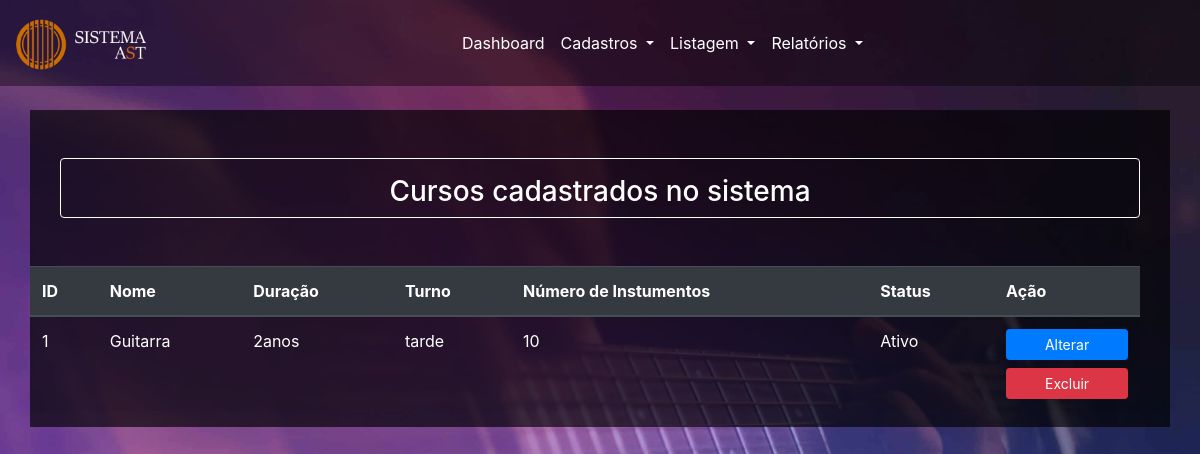
Screenshot of /listagemCurso.php with the database file from the repository.
### tables this page shows
CREATE TABLE `curso` (
  `id` int(11) NOT NULL,
  `nome` varchar(100) NOT NULL,
  `duracao` varchar(100) NOT NULL,
  `turno` varchar(100) NOT NULL,
  `qtdInstrumento` int(11) NOT NULL,
  `instrumento` char(200) NOT NULL,
  `cargaHoraria` varchar(100) NOT NULL,
  `status` tinyint(1) NOT NULL DEFAULT '1'
);

### listagemCurso.php (the view, shortened to what this page needs)
<?php
require("funcoes.php");
$sql = "select * from curso";
$resultado = mysqli_query($conexao, $sql);
?>
<!DOCTYPE html>
<html lang="en">
<head>
    <link rel="stylesheet" href="https://stackpath.bootstrapcdn.com/bootstrap/4.3.1/css/bootstrap.min.css"
>
</head>
<body style="background: url(Imagens/Background.jpg) no-repeat center center fixed; background-size: cover;">
<?php include("nav-bar.php"); ?>
    <div class="container" style="background-color: rgba(0, 0, 0, 0.66); color: white">
        <div class="container" ><br><br>
            <div class="text-center border border-white rounded"><h3 class="pt-3">Cursos cadastrados no sistema</h3>
             </div><br><br>
        </div>
        <div class="table-responsive row">
            <table class="table table-striped">
                <thead class="thead-dark">
                    <tr>
                        <th scope="col">ID</th>
                        <th scope="col">Nome</th>
                        <th scope="col">Duração</th>
                        <th scope="col">Turno</th>
                        <th scope="col">Número de Instumentos</th>
                        <th scope="col">Status</th>
                        <th scope="col">Ação</th>
                    </tr>
                </thead>
                <tbody style= "color: white">
                    <?php
                    if(mysqli_num_rows($resultado) > 0){
                        while($linhas = mysqli_fetch_assoc($resultado)){ ?>
                            <tr>
                                <td>  <?php echo $linhas['id']; $id = $linhas['id'] ?>  </td>
                                <td>  <?php echo $linhas['nome']?>  </td>
                                <td>  <?php echo $linhas['duracao']?>  </td>
                                <td>  <?php echo $linhas['turno']?>  </td>
                                <td>  <?php echo $linhas['qtdInstrumento']?>  </td>
                                <td>  <?php if($linhas['status'] == 1){echo "Ativo";}else{echo "Inativo";}?>  </td>
                                <td>
                                <?php
                                    $linkAlterar = "<a class='btn btn-primary btn-sm btn-block' href='alterarCurso.php?id={$id}'>Alterar</a>";
                                    echo "{$linkAlterar}";
                                    $linkExcluir = "<a class='btn btn-danger btn-sm btn-block' href='excluirCurso.php?id={$id}'  onclick='solicitaExclusao()'>Excluir</a>";
                                    echo "{$linkExcluir}";
                                ?>
                                </td>
                            </tr>
                    <?php }} else {echo "Nenhum registro encontrado";}  ?>
                </tbody>
            </table>
        </div>
    </div>
</body>
</html>

### rows the page displays
curso: id "1", nome "Guitarra", duracao "2anos", turno "tarde", qtdInstrumento "10", status "Ativo"
